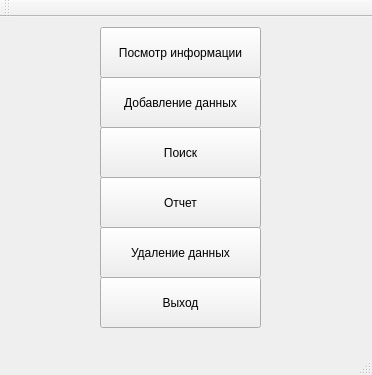
<?xml version="1.0" encoding="UTF-8"?>
<ui version="4.0">
 <class>MainWindow</class>
 <widget class="QMainWindow" name="MainWindow">
  <property name="geometry">
   <rect>
    <x>0</x>
    <y>0</y>
    <width>372</width>
    <height>375</height>
   </rect>
  </property>
  <property name="windowTitle">
   <string>MainWindow</string>
  </property>
  <widget class="QWidget" name="centralWidget">
   <widget class="QPushButton" name="pushButton">
    <property name="geometry">
     <rect>
      <x>100</x>
      <y>10</y>
      <width>161</width>
      <height>51</height>
     </rect>
    </property>
    <property name="text">
     <string>Посмотр информации</string>
    </property>
   </widget>
   <widget class="QPushButton" name="pushButton_2">
    <property name="geometry">
     <rect>
      <x>100</x>
      <y>60</y>
      <width>161</width>
      <height>51</height>
     </rect>
    </property>
    <property name="text">
     <string>Добавление данных</string>
    </property>
   </widget>
   <widget class="QPushButton" name="pushButton_3">
    <property name="geometry">
     <rect>
      <x>100</x>
      <y>110</y>
      <width>161</width>
      <height>51</height>
     </rect>
    </property>
    <property name="text">
     <string>Поиск</string>
    </property>
   </widget>
   <widget class="QPushButton" name="pushButton_5">
    <property name="geometry">
     <rect>
      <x>100</x>
      <y>260</y>
      <width>161</width>
      <height>51</height>
     </rect>
    </property>
    <property name="text">
     <string>Выход</string>
    </property>
   </widget>
   <widget class="QPushButton" name="pushButton_6">
    <property name="geometry">
     <rect>
      <x>100</x>
      <y>210</y>
      <width>161</width>
      <height>51</height>
     </rect>
    </property>
    <property name="text">
     <string>Удаление данных</string>
    </property>
   </widget>
   <widget class="QPushButton" name="pushButton_7">
    <property name="geometry">
     <rect>
      <x>100</x>
      <y>160</y>
      <width>161</width>
      <height>51</height>
     </rect>
    </property>
    <property name="text">
     <string>Отчет</string>
    </property>
   </widget>
  </widget>
  <widget class="QMenuBar" name="menuBar">
   <property name="geometry">
    <rect>
     <x>0</x>
     <y>0</y>
     <width>372</width>
     <height>21</height>
    </rect>
   </property>
  </widget>
  <widget class="QToolBar" name="mainToolBar">
   <attribute name="toolBarArea">
    <enum>TopToolBarArea</enum>
   </attribute>
   <attribute name="toolBarBreak">
    <bool>false</bool>
   </attribute>
  </widget>
  <widget class="QStatusBar" name="statusBar"/>
 </widget>
 <layoutdefault spacing="6" margin="11"/>
 <resources/>
 <connections/>
</ui>
